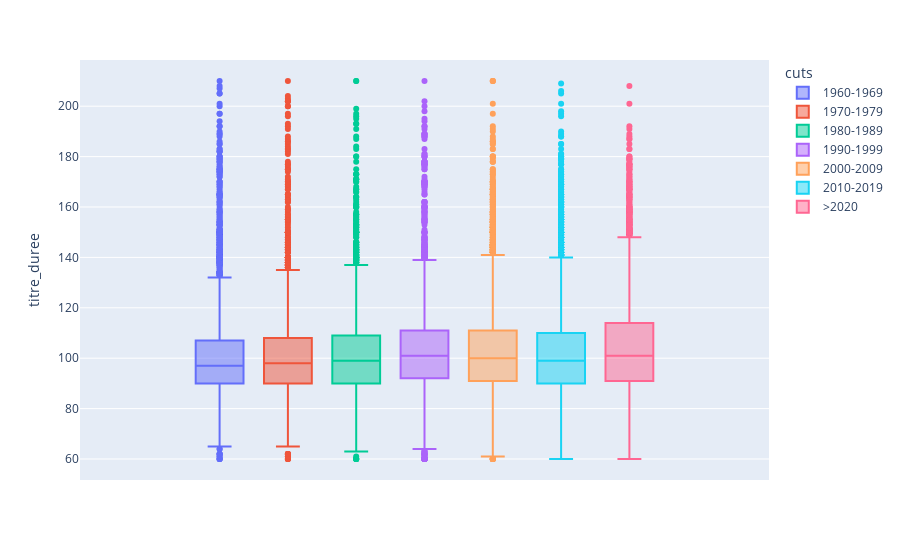

The notebook cell this image was saved under:
### Code cell
boxplotdf = df

boxplotdf["cuts"] = boxplotdf["cuts"].astype(str)
boxplotdf.sort_values("cuts", inplace=True)

fig = px.box(
    data_frame = boxplotdf,
    y = "titre_duree",
    color = "cuts"
)

fig.show()

### Figure 1 — Plotly figure (JSON) as saved in the notebook; plotly's stock layout.template omitted (floating-point values rounded to 4 significant figures; data arrays with more than 128 entries replaced by an {"elided": "..."} marker saying what was removed)
{"data": [{"alignmentgroup": "True", "hovertemplate": "cuts=1960-1969<br>titre_duree=%{y}<extra></extra>", "legendgroup": "1960-1969", "marker": {"color": "#636efa"}, "name": "1960-1969", "notched": false, "offsetgroup": "1960-1969", "orientation": "v", "showlegend": true, "type": "box", "x0": " ", "xaxis": "x", "y": {"elided": "3925 int values"}, "y0": " ", "yaxis": "y"}, {"alignmentgroup": "True", "hovertemplate": "cuts=1970-1979<br>titre_duree=%{y}<extra></extra>", "legendgroup": "1970-1979", "marker": {"color": "#EF553B"}, "name": "1970-1979", "notched": false, "offsetgroup": "1970-1979", "orientation": "v", "showlegend": true, "type": "box", "x0": " ", "xaxis": "x", "y": {"elided": "3962 int values"}, "y0": " ", "yaxis": "y"}, {"alignmentgroup": "True", "hovertemplate": "cuts=1980-1989<br>titre_duree=%{y}<extra></extra>", "legendgroup": "1980-1989", "marker": {"color": "#00cc96"}, "name": "1980-1989", "notched": false, "offsetgroup": "1980-1989", "orientation": "v", "showlegend": true, "type": "box", "x0": " ", "xaxis": "x", "y": {"elided": "3580 int values"}, "y0": " ", "yaxis": "y"}, {"alignmentgroup": "True", "hovertemplate": "cuts=1990-1999<br>titre_duree=%{y}<extra></extra>", "legendgroup": "1990-1999", "marker": {"color": "#ab63fa"}, "name": "1990-1999", "notched": false, "offsetgroup": "1990-1999", "orientation": "v", "showlegend": true, "type": "box", "x0": " ", "xaxis": "x", "y": {"elided": "4169 int values"}, "y0": " ", "yaxis": "y"}, {"alignmentgroup": "True", "hovertemplate": "cuts=2000-2009<br>titre_duree=%{y}<extra></extra>", "legendgroup": "2000-2009", "marker": {"color": "#FFA15A"}, "name": "2000-2009", "notched": false, "offsetgroup": "2000-2009", "orientation": "v", "showlegend": true, "type": "box", "x0": " ", "xaxis": "x", "y": {"elided": "6236 int values"}, "y0": " ", "yaxis": "y"}, {"alignmentgroup": "True", "hovertemplate": "cuts=2010-2019<br>titre_duree=%{y}<extra></extra>", "legendgroup": "2010-2019", "marker": {"color": "#19d3f3"}, "name": "2010-2019", "notched": false, "offsetgroup": "2010-2019", "orientation": "v", "showlegend": true, "type": "box", "x0": " ", "xaxis": "x", "y": {"elided": "10131 int values"}, "y0": " ", "yaxis": "y"}, {"alignmentgroup": "True", "hovertemplate": "cuts=>2020<br>titre_duree=%{y}<extra></extra>", "legendgroup": ">2020", "marker": {"color": "#FF6692"}, "name": ">2020", "notched": false, "offsetgroup": ">2020", "orientation": "v", "showlegend": true, "type": "box", "x0": " ", "xaxis": "x", "y": {"elided": "4226 int values"}, "y0": " ", "yaxis": "y"}], "layout": {"boxmode": "group", "legend": {"title": {"text": "cuts"}, "tracegroupgap": 0}, "margin": {"t": 60}, "xaxis": {"anchor": "y", "domain": [0, 1]}, "yaxis": {"anchor": "x", "domain": [0, 1], "title": {"text": "titre_duree"}}}}
